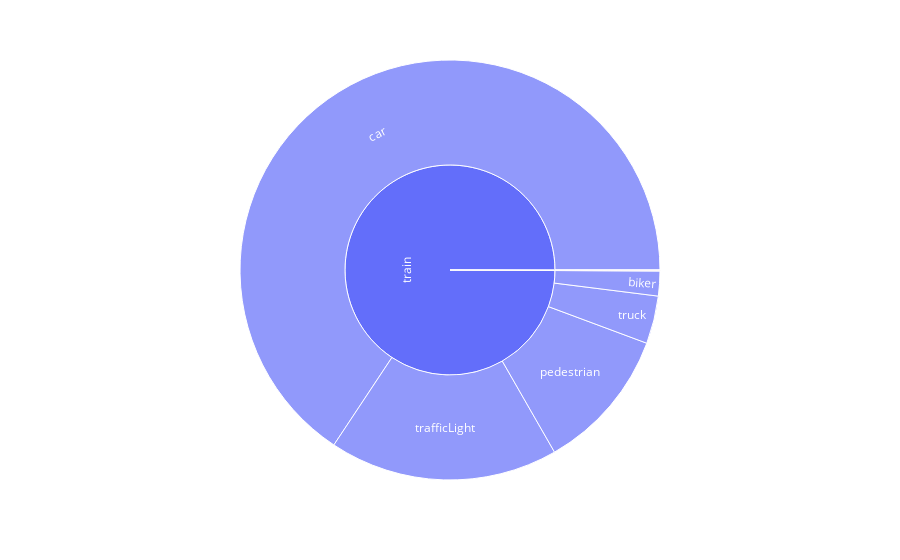

Notebook code for this chart:
### Code cell
fig = px.sunburst(df_short, path=["set","class"], values="image")

fig.show()

### Figure 1 — Plotly figure (JSON) as saved in the notebook; plotly's stock layout.template omitted (floating-point values rounded to 4 significant figures)
{"data": [{"branchvalues": "total", "domain": {"x": [0, 1], "y": [0, 1]}, "hovertemplate": "labels=%{label}<br>image=%{value}<br>parent=%{parent}<br>id=%{id}<extra></extra>", "ids": ["train/biker", "train/car", "validation/car", "train/pedestrian", "validation/pedestrian", "train/trafficLight", "train/truck", "validation/truck", "train", "validation"], "labels": ["biker", "car", "car", "pedestrian", "pedestrian", "trafficLight", "truck", "truck", "train", "validation"], "name": "", "parents": ["train", "train", "validation", "train", "validation", "train", "train", "validation", "", ""], "type": "sunburst", "values": [3704, 127760, 113, 21472, 19, 34277, 7165, 29, 194378, 161]}], "layout": {"legend": {"tracegroupgap": 0}, "margin": {"t": 60}}}
